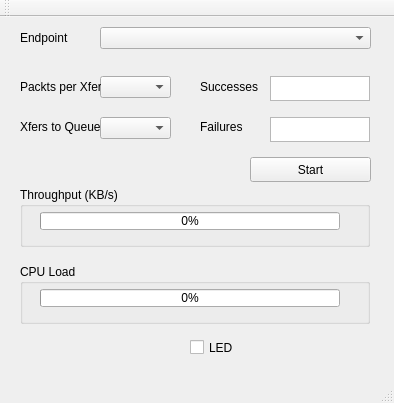
<?xml version="1.0" encoding="UTF-8"?>
<ui version="4.0">
 <class>MainWindow</class>
 <widget class="QMainWindow" name="MainWindow">
  <property name="geometry">
   <rect>
    <x>0</x>
    <y>0</y>
    <width>394</width>
    <height>403</height>
   </rect>
  </property>
  <property name="windowTitle">
   <string>Streamer</string>
  </property>
  <property name="windowIcon">
   <iconset>
    <normaloff>CY.ico</normaloff>CY.ico</iconset>
  </property>
  <property name="animated">
   <bool>true</bool>
  </property>
  <widget class="QWidget" name="centralWidget">
   <widget class="QLabel" name="Endpoint_label">
    <property name="enabled">
     <bool>true</bool>
    </property>
    <property name="geometry">
     <rect>
      <x>20</x>
      <y>11</y>
      <width>81</width>
      <height>20</height>
     </rect>
    </property>
    <property name="text">
     <string>Endpoint</string>
    </property>
   </widget>
   <widget class="QPushButton" name="Start_pushButton">
    <property name="geometry">
     <rect>
      <x>250</x>
      <y>140</y>
      <width>121</width>
      <height>25</height>
     </rect>
    </property>
    <property name="autoFillBackground">
     <bool>false</bool>
    </property>
    <property name="text">
     <string>Start</string>
    </property>
   </widget>
   <widget class="QGroupBox" name="Throughput_groupBox">
    <property name="geometry">
     <rect>
      <x>20</x>
      <y>170</y>
      <width>350</width>
      <height>60</height>
     </rect>
    </property>
    <property name="title">
     <string>Throughput (KB/s)</string>
    </property>
    <widget class="QProgressBar" name="progressBar">
     <property name="geometry">
      <rect>
       <x>20</x>
       <y>25</y>
       <width>300</width>
       <height>18</height>
      </rect>
     </property>
     <property name="maximum">
      <number>500000</number>
     </property>
     <property name="value">
      <number>0</number>
     </property>
     <property name="format">
      <string>%p%</string>
     </property>
    </widget>
   </widget>
   <widget class="QGroupBox" name="CPU_Load_groupBox">
    <property name="geometry">
     <rect>
      <x>20</x>
      <y>247</y>
      <width>350</width>
      <height>60</height>
     </rect>
    </property>
    <property name="title">
     <string>CPU Load</string>
    </property>
    <widget class="QProgressBar" name="progressBar_2">
     <property name="geometry">
      <rect>
       <x>20</x>
       <y>25</y>
       <width>300</width>
       <height>18</height>
      </rect>
     </property>
     <property name="maximum">
      <number>100</number>
     </property>
     <property name="value">
      <number>0</number>
     </property>
     <property name="format">
      <string>%v%</string>
     </property>
    </widget>
   </widget>
   <widget class="QComboBox" name="Endpoint_comboBox">
    <property name="geometry">
     <rect>
      <x>100</x>
      <y>10</y>
      <width>271</width>
      <height>22</height>
     </rect>
    </property>
   </widget>
   <widget class="QComboBox" name="Endpoint_comboBox_2">
    <property name="geometry">
     <rect>
      <x>100</x>
      <y>59</y>
      <width>71</width>
      <height>22</height>
     </rect>
    </property>
   </widget>
   <widget class="QLabel" name="Packets_per_Xfer_Label">
    <property name="enabled">
     <bool>true</bool>
    </property>
    <property name="geometry">
     <rect>
      <x>20</x>
      <y>60</y>
      <width>81</width>
      <height>20</height>
     </rect>
    </property>
    <property name="text">
     <string>Packts per Xfer</string>
    </property>
   </widget>
   <widget class="QComboBox" name="Endpoint_comboBox_3">
    <property name="geometry">
     <rect>
      <x>100</x>
      <y>100</y>
      <width>71</width>
      <height>22</height>
     </rect>
    </property>
   </widget>
   <widget class="QLabel" name="Xfer_to_Queue_Label">
    <property name="enabled">
     <bool>true</bool>
    </property>
    <property name="geometry">
     <rect>
      <x>20</x>
      <y>100</y>
      <width>81</width>
      <height>20</height>
     </rect>
    </property>
    <property name="text">
     <string>Xfers to Queue</string>
    </property>
   </widget>
   <widget class="QLabel" name="Successes_label">
    <property name="enabled">
     <bool>true</bool>
    </property>
    <property name="geometry">
     <rect>
      <x>200</x>
      <y>60</y>
      <width>71</width>
      <height>20</height>
     </rect>
    </property>
    <property name="text">
     <string>Successes</string>
    </property>
   </widget>
   <widget class="QLabel" name="Failures_label">
    <property name="enabled">
     <bool>true</bool>
    </property>
    <property name="geometry">
     <rect>
      <x>200</x>
      <y>100</y>
      <width>71</width>
      <height>20</height>
     </rect>
    </property>
    <property name="text">
     <string>Failures</string>
    </property>
   </widget>
   <widget class="QPlainTextEdit" name="Successes_plainTextEdit">
    <property name="geometry">
     <rect>
      <x>270</x>
      <y>59</y>
      <width>100</width>
      <height>25</height>
     </rect>
    </property>
   </widget>
   <widget class="QPlainTextEdit" name="Failures_plainTextEdit">
    <property name="geometry">
     <rect>
      <x>270</x>
      <y>100</y>
      <width>100</width>
      <height>25</height>
     </rect>
    </property>
   </widget>
   <widget class="QCheckBox" name="checkBox">
    <property name="geometry">
     <rect>
      <x>190</x>
      <y>320</y>
      <width>51</width>
      <height>21</height>
     </rect>
    </property>
    <property name="text">
     <string>LED</string>
    </property>
   </widget>
  </widget>
  <widget class="QToolBar" name="mainToolBar">
   <attribute name="toolBarArea">
    <enum>TopToolBarArea</enum>
   </attribute>
   <attribute name="toolBarBreak">
    <bool>false</bool>
   </attribute>
  </widget>
  <widget class="QStatusBar" name="statusBar"/>
  <widget class="QMenuBar" name="menuBar">
   <property name="geometry">
    <rect>
     <x>0</x>
     <y>0</y>
     <width>394</width>
     <height>26</height>
    </rect>
   </property>
  </widget>
 </widget>
 <layoutdefault spacing="6" margin="11"/>
 <resources/>
 <connections/>
</ui>
